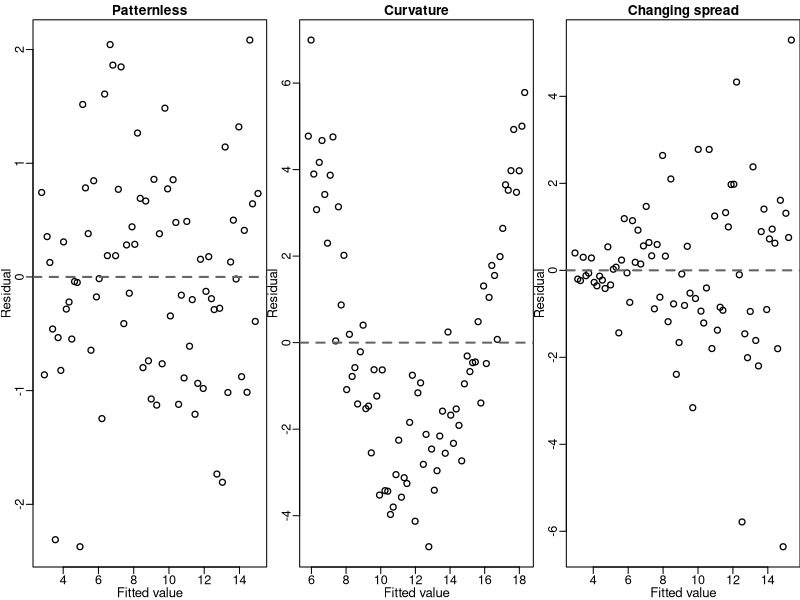

This figure's R source:
# Residual plots for an appropriate line, curvature, and changing spread.

set.seed(2026)
x <- seq(0, 10, length.out = 80)

good <- data.frame(
  x = x,
  y = 3 + 1.2 * x + rnorm(length(x), sd = 1)
)
curved <- data.frame(
  x = x,
  y = 3 + 1.2 * x + 0.35 * (x - 5)^2 + rnorm(length(x), sd = 1)
)
fan <- data.frame(
  x = x,
  y = 3 + 1.2 * x + rnorm(length(x), sd = 0.25 + 0.25 * x)
)

plot_residuals <- function(data, title) {
  fit <- lm(y ~ x, data = data)
  plot(
    fitted(fit), residuals(fit),
    xlab = "Fitted value", ylab = "Residual", main = title,
    pch = 1, cex = 1.2, lwd = 1.3,
    cex.axis = 1.15, cex.lab = 1.2, cex.main = 1.25
  )
  abline(h = 0, lty = 2, lwd = 2, col = "grey40")
}

pdf("images/chapter_8/residual-diagnostics.pdf", width = 10, height = 3.8)
par(mfrow = c(1, 3), mar = c(2.5, 2.5, 1.5, 0), mgp = c(1.5, 0.5, 0))
plot_residuals(good, "Patternless")
plot_residuals(curved, "Curvature")
plot_residuals(fan, "Changing spread")
dev.off()
